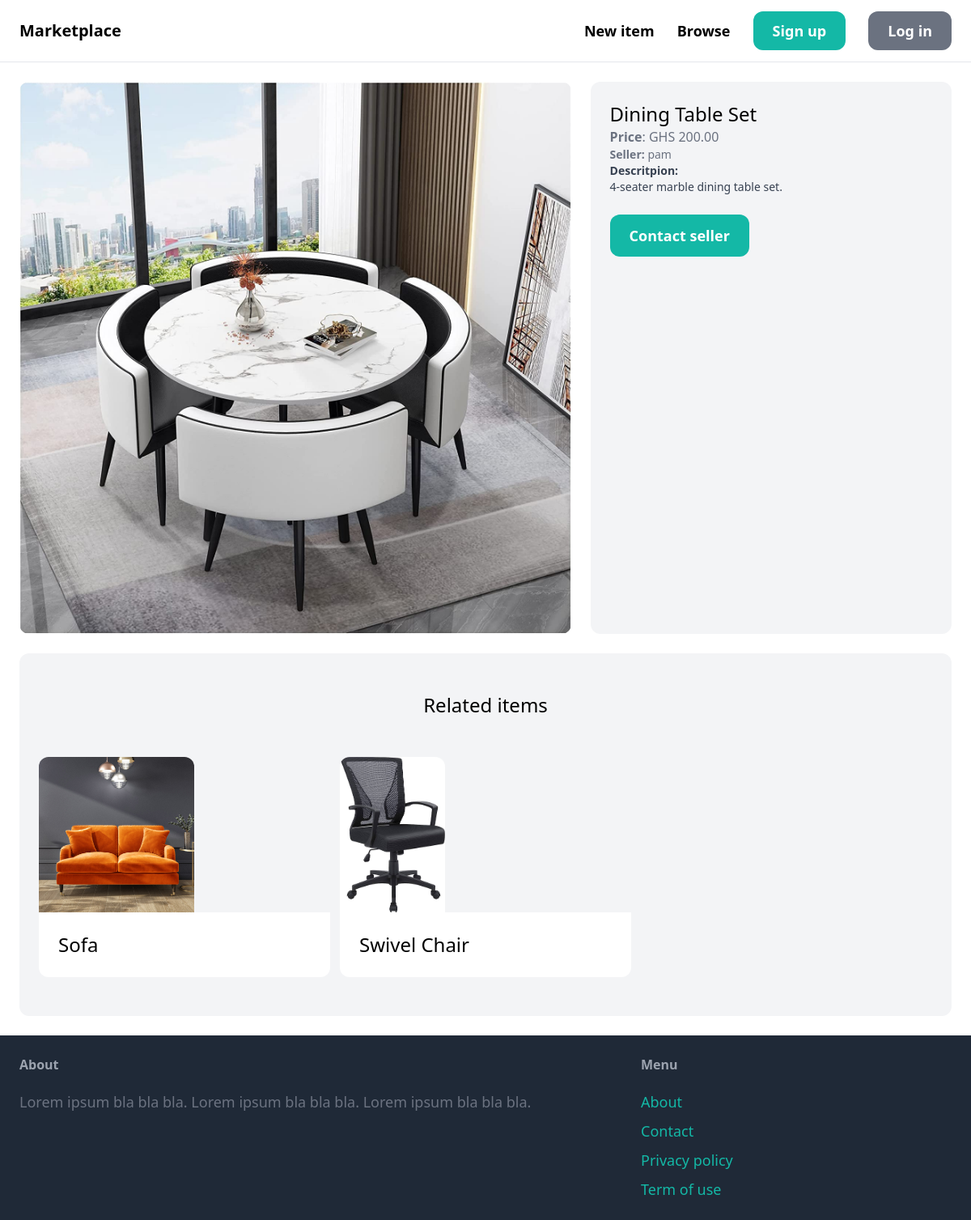
/items/5/, run on the app's committed database.
### items/models.py (models this page shows, shortened)
class Item(models.Model):
    name = models.CharField(max_length=255)
    category = models.ForeignKey(Category, related_name="items", on_delete=models.CASCADE)
    description = models.TextField(blank=True, null=True)
    price = models.FloatField()
    image = models.ImageField(blank=True, null=True)
    is_sold = models.BooleanField(default=False)
    created_by = models.ForeignKey(User, related_name="items", on_delete=models.CASCADE)
    created_at = models.DateTimeField(auto_now_add=True)
    deleted_at = models.DateTimeField(blank=True, null=True)
    class Meta:
        ordering = ('name',)

### items/views.py (the view)
# urls.py: path('<int:pk>/', views.detail, name='detail'),
def detail(request, pk):
    item = get_object_or_404(Item, pk=pk)
    related_items = Item.objects.filter(category=item.category, is_sold=False).exclude(pk=pk)[:3]
    context = {'item': item, 'related_items': related_items}
    return render(request, 'items/detail.html', context)

### items/templates/items/detail.html (shortened to what this page needs)
{% extends 'core/base.html' %}
{% block content %}
    <div class="grid grid-cols-5 gap-6 ">
        <div class="col-span-3">
            <img src="{{ item.image.url}}" alt="{{ item.name }}" class="rounded-xl">
        </div>
        <div class="col-span-2 p-6 bg-gray-100 rounded-xl">
            <h2 class="text-2xl">{{item.name}}</h2>
            <p class="text-gray-500"> <strong>Price</strong>: GHS {{ item.price|floatformat:"2" }}</p>
            <p class="text-gray-500 text-sm"> <strong>Seller:</strong> {{ item.created_by.username }}</p>
            {% if item.description %}
                <p class="text-gray-700 text-sm"> <strong class="text-gray-700">Descritpion:</strong> <br> {{ item.description }}</p>
            {% endif %}
            {% if request.user == item.created_by %}
                <div class="mt-6 p-6 bg-white rounded-xl">
                    <p>Your product</p>
                    <a href="{% url 'items:update' item.id %}" class="inline-block mt-6 px-6 py-3 text-lg font-semibold bg-blue-500 text-white rounded-xl hover:bg-blue-700">Update</a>
                    <a href="{% url 'items:delete' item.id %}" class="inline-block mt-6 px-6 py-3 text-lg font-semibold bg-red-500 text-white rounded-xl hover:bg-red-700">Delete</a>
                </div>
            {% else %}
                <a href="{% url 'conversation:new' item.id %}" class="inline-block mt-6 px-6 py-3 text-lg font-semibold bg-teal-500 text-white rounded-xl hover:bg-teal-700">Contact seller</a>
            {% endif %}
        </div>
    </div>
    <div class="mt-6 px-6 py-12 bg-gray-100 rounded-xl">
        <h2 class="mb-12 text-2xl text-center">Related items</h2>
        <div class="grid grid-cols-3 gap-3">
            {% for related_item in related_items %}
            <div>
                <a href="{% url 'items:detail' related_item.id %}">
                    <div>
                        <img src="{{ related_item.image.url }}" alt="{{ related_item.name }}" class="rounded-t-xl object-contain h-48 w-100">
                    </div>
                    <div class="p-6 bg-white rounded-b-xl">
                        <h2 class="text-2xl">{{ related_item.name }}</h2>
                    </div>
                </a>
            </div>
            {% endfor %}
        </div>
    </div>
{% endblock %}

### data on the page
Item: image (picture), name "Dining Table Set", price "200.00", created_by.username "pam", description "4-seater marble dining table set."
Item: image (picture), name "Sofa"
Item: image (picture), name "Swivel Chair"
